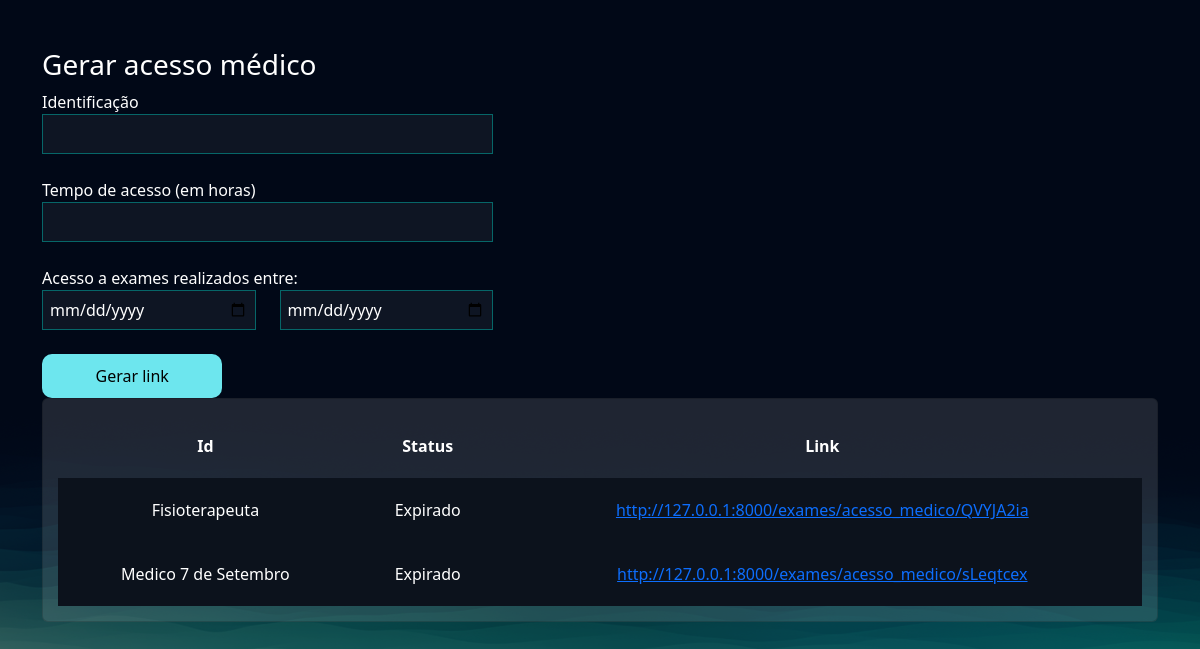
/exames/gerar_acesso_medico/ (signed in), run on the app's committed database.
### exames/models.py (models this page shows, shortened)
class AcessoMedico(models.Model):
    usuario = models.ForeignKey(User, on_delete=models.DO_NOTHING)
    identificacao = models.CharField(max_length=50)
    tempo_de_acesso = models.IntegerField() # Em horas
    criado_em = models.DateTimeField()
    data_exames_iniciais = models.DateField()
    data_exames_finais = models.DateField()
    token = models.CharField(max_length=20, null=True, blank=True)
    @property
    def status(self):
        if timezone.now() > (self.criado_em + timedelta(hours=self.tempo_de_acesso)):
            return 'Expirado'
        else:
            return 'Ativo'
    @property
    def url(self):
        return f'http://127.0.0.1:8000/exames/acesso_medico/{self.token}'

### exames/views.py (the view, shortened to what this page needs)
# urls.py: path('gerar_acesso_medico/', views.gerar_acesso_medico, name="gerar_acesso_medico"),
@login_required
def gerar_acesso_medico(request):
    if request.method == "GET":
        acessos_medicos = AcessoMedico.objects.filter(usuario=request.user)
        return render(request, 'gerar_acesso_medico.html', {'acessos_medicos': acessos_medicos})

### exames/templates/gerar_acesso_medico.html (shortened to what this page needs)
{% extends "bases/base.html" %}
{% load static %}
{% block 'head' %}
<link href="{% static 'exames/css/css.css' %}" rel="stylesheet">
<link href="{% static 'exames/css/gerenciar_pedidos.css' %}" rel="stylesheet">
{% endblock 'head' %}
{% block 'conteudo' %}
<br>
<br>
<div class="container">
    <div class="row">
        <div class="col-md-5">
            <h3>Gerar acesso médico</h3>
            <form action="{% url 'gerar_acesso_medico' %}" method="POST">
                <label for="">Identificação</label>
                <br>
                <input style="width: 100%" type="text" name="identificacao" id="" class="input-default">
                <br>
                <br>
                <label for="">Tempo de acesso (em horas)</label>
                <br>
                <input style="width: 100%" type="number" name="tempo_de_acesso" id="" class="input-default">
                <br>
                <br>
                <div class="row">
                    <label for="">Acesso a exames realizados entre:</label>
                    <div class="col-md">
                        <input style="width: 100%" type="date" name="data_exame_inicial" id="" class="input-default">
                    </div>
                    <div class="col-md">
                        <input style="width: 100%" type="date" name="data_exame_final" id="" class="input-default">
                        <br>
                        <br>
                    </div>
                </div>
                <input style="width: 40%" type="submit" class="btn-default" value="Gerar link">
            </form>
        </div>
        <div class="col-md">
            <div class="card">
                <table style="text-align: center">
                    <tr>
                        <th>Id</th>
                        <th>Status</th>
                        <th>Link</th>
                    </tr>
                {% for acesso in acessos_medicos %}
                    <tr class="linha-tabela">
                        <td>{{acesso.identificacao}}</td>
                        <td>{{acesso.status}}</td>
                        <td><a href="{{acesso.url}}">{{acesso.url}}</a></td>
                    </tr>
                {% endfor %}
                </table>
            </div>
        </div>
    </div>
</div>
{% endblock 'conteudo' %}

### templates/static/geral/css/base.css (style rules this page uses)
:root { --main-color: #151C34; --dark-color: #0C121C ; --light-color: #6DE6EE; --contrast-color: #f4c96b; --differential-color: #066668; }
* { color: white }
.input-default { background-color: rgba(255,255,255,0.05); border: 1px solid var(--differential-color); padding: 7px; width: 50%; }
.btn-default { background-color: var(--light-color); color: black; width: 15%; padding: 10px; border: none; border-radius: 10px; }

### templates/static/exames/css/css.css (style rules this page uses)
body { background-image: url('/static/geral/img/bg2.png'); background-size: cover; }
.card { background-color: rgba(217, 217, 217, .14); color: white; padding: 15px; }

### templates/static/exames/css/gerenciar_pedidos.css (style rules this page uses)
.linha-tabela { background-color: var(--dark-color); height: 20px; }
td, th { padding: 20px; }

### data on the page
AcessoMedico: identificacao "Fisioterapeuta", status "Expirado", url "http://127.0.0.1:8000/exames/acesso_medico/QVYJA2ia"
AcessoMedico: identificacao "Medico 7 de Setembro", status "Expirado", url "http://127.0.0.1:8000/exames/acesso_medico/sLeqtcex"
